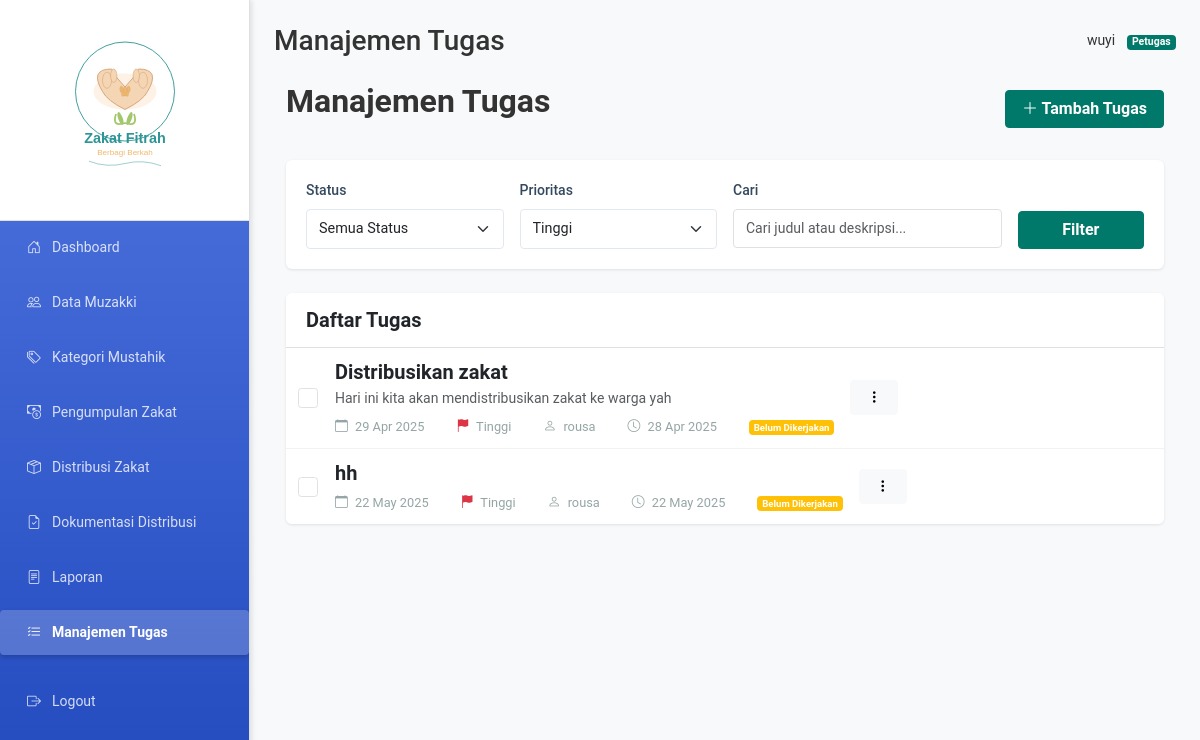
Page /views/tasks.php?priority=high (signed in) on the committed database.
### tables this page shows
CREATE TABLE `tasks` (
  `id` int(11) NOT NULL,
  `user_id` int(11) NOT NULL,
  `title` varchar(255) NOT NULL,
  `description` text DEFAULT NULL,
  `due_date` date DEFAULT NULL,
  `priority` enum('low','medium','high') DEFAULT 'medium',
  `status` enum('pending','in_progress','completed') DEFAULT 'pending',
  `created_at` timestamp NOT NULL DEFAULT current_timestamp(),
  `updated_at` timestamp NULL DEFAULT NULL ON UPDATE current_timestamp()
);

CREATE TABLE `users` (
  `id` int(11) NOT NULL,
  `username` varchar(50) NOT NULL,
  `password` varchar(255) NOT NULL,
  `nama_lengkap` varchar(100) DEFAULT NULL,
  `role` enum('admin','petugas','muzakki') NOT NULL DEFAULT 'muzakki',
  `created_at` datetime DEFAULT current_timestamp(),
  `status` enum('aktif','nonaktif') DEFAULT 'aktif',
  `email` varchar(100) DEFAULT NULL,
  `nomor_hp` varchar(20) DEFAULT NULL,
  `foto_profil` varchar(255) DEFAULT NULL,
  `last_login` datetime DEFAULT NULL,
  `updated_at` datetime DEFAULT NULL ON UPDATE current_timestamp()
);

### config/auth.php (called while the page is built, shortened)
<?php
require_once __DIR__ . '/database.php';
class Auth {
    public function __construct() {
        $database = new Database();
    }
    public function getUserRole() {
        return $_SESSION['user']['role'] ?? null;
    }
}
?>

### config/database.php (called while the page is built, shortened)
<?php
if (!class_exists('Database')) {
class Database {
    private $host = "localhost";
    private $db_name = "zakatfitrah";
    private $username = "root";
    private $password = "";
    public function getConnection() {
        $this->conn = null;
        try {
            $this->conn = new PDO(
                "mysql:host=" . $this->host . ";dbname=" . $this->db_name,
                $this->username,
                $this->password
            );
            $this->conn->setAttribute(PDO::ATTR_ERRMODE, PDO::ERRMODE_EXCEPTION);
            $this->conn->exec("set names utf8");
        } catch(PDOException $exception) {
            error_log("Connection error: " . $exception->getMessage());
            return null;
        }
        return $this->conn;
    }
}
}
?>

### middleware/auth_middleware.php (called while the page is built, shortened)
<?php
require_once __DIR__ . '/../config/auth.php';
class AuthMiddleware {
    private $auth;
    public function __construct() {
        $this->auth = new Auth();
    }
    public function isAdmin() {
        return $this->auth->getUserRole() === 'admin';
    }
}

### views/tasks.php (the view, shortened to what this page needs)
<?php
require_once '../middleware/auth_middleware.php';
require_once '../config/database.php';
require_once '../includes/functions.php';
$auth = new AuthMiddleware();
$auth->requireAuth();
$database = new Database();
$db = $database->getConnection();
$user_id = $auth->getUserId();
$is_admin = $auth->isAdmin();
$filter_status = $_GET['status'] ?? 'all';
$filter_priority = $_GET['priority'] ?? 'all';
$search = $_GET['search'] ?? '';
$query = "SELECT t.*, u.username, u.nama_lengkap FROM tasks t
         LEFT JOIN users u ON t.user_id = u.id WHERE 1=1";
$params = [];
if (!$is_admin) {
    $query .= " AND t.user_id = ?";
    $params[] = $user_id;
}
if ($filter_priority !== 'all') {
    $query .= " AND t.priority = ?";
    $params[] = $filter_priority;
}
$query .= " ORDER BY t.due_date ASC, t.priority DESC, t.created_at DESC";
$stmt = $db->prepare($query);
$stmt->execute($params);
$tasks = $stmt->fetchAll(PDO::FETCH_ASSOC);
?>
<div class="container mt-4">
    <div class="d-flex justify-content-between align-items-center mb-4">
        <h2>Manajemen Tugas</h2>
        <button class="btn btn-primary" data-bs-toggle="modal" data-bs-target="#createTaskModal">
            <i class="bi bi-plus-lg"></i> Tambah Tugas
        </button>
    </div>
    <div class="card mb-4">
        <div class="card-body">
            <form method="GET" class="row g-3">
                <div class="col-md-3">
                    <label class="form-label">Status</label>
                    <select class="form-select" name="status">
                        <option value="all" <?php echo $filter_status === 'all' ? 'selected' : ''; ?>>Semua Status</option>
                    </select>
                </div>
                <div class="col-md-3">
                    <label class="form-label">Prioritas</label>
                    <select class="form-select" name="priority">
                        <option value="high" <?php echo $filter_priority === 'high' ? 'selected' : ''; ?>>Tinggi</option>
                    </select>
                </div>
                <div class="col-md-4">
                    <label class="form-label">Cari</label>
                    <input type="text" class="form-control" name="search" value="<?php echo htmlspecialchars($search); ?>" placeholder="Cari judul atau deskripsi...">
                </div>
                <div class="col-md-2 d-flex align-items-end">
                    <button type="submit" class="btn btn-primary w-100">Filter</button>
                </div>
            </form>
        </div>
    </div>
    <div class="card">
        <div class="card-header bg-white">
            <h5 class="card-title mb-0">Daftar Tugas</h5>
        </div>
        <div class="card-body p-0">
            <?php if (empty($tasks)): ?>
                <div class="p-4 text-center text-muted">
                    <i class="bi bi-clipboard-check fs-1"></i>
                    <p class="mt-2">Tidak ada tugas ditemukan</p>
                </div>
            <?php else: ?>
                <div class="list-group list-group-flush">
                    <?php foreach ($tasks as $task): ?>
                        <div class="list-group-item task-item <?php echo $task['status'] === 'completed' ? 'completed' : ''; ?>" data-priority="<?php echo $task['priority']; ?>">
                            <div class="d-flex align-items-center">
                                <div class="me-3">
                                    <div class="form-check">
                                        <input class="form-check-input task-status-checkbox" type="checkbox"
                                            data-id="<?php echo $task['id']; ?>"
                                            <?php echo $task['status'] === 'completed' ? 'checked' : ''; ?>>
                                    </div>
                                </div>
                                <div class="flex-grow-1">
                                    <h5 class="task-title mb-1"><?php echo htmlspecialchars($task['title']); ?></h5>
                                    <div class="task-description text-muted mb-2">
                                        <?php echo htmlspecialchars($task['description']); ?>
                                    </div>
                                    <div class="task-meta d-flex flex-wrap gap-3">
                                        <div>
                                            <i class="bi bi-calendar"></i>
                                            <?php echo date('d M Y', strtotime($task['due_date'])); ?>
                                        </div>
                                        <div>
                                            <i class="bi bi-flag-fill priority-<?php echo $task['priority']; ?>"></i>
                                            <?php
                                                echo $task['priority'] === 'high' ? 'Tinggi' :
                                                    ($task['priority'] === 'medium' ? 'Sedang' : 'Rendah');
                                            ?>
                                        </div>
                                        <div>
                                            <i class="bi bi-person"></i>
                                            <?php echo htmlspecialchars($task['nama_lengkap'] ?: $task['username']); ?>
                                        </div>
                                        <div>
                                            <i class="bi bi-clock"></i>
                                            <?php echo date('d M Y', strtotime($task['created_at'])); ?>
                                        </div>
                                        <div>
                                            <span class="badge bg-<?php
                                                echo $task['status'] === 'completed' ? 'success' :
                                                    ($task['status'] === 'in_progress' ? 'primary' : 'warning');
                                            ?>">
                                                <?php
                                                    echo $task['status'] === 'completed' ? 'Selesai' :
                                                        ($task['status'] === 'in_progress' ? 'Dalam Proses' : 'Belum Dikerjakan');
                                                ?>
                                            </span>
                                        </div>
                                    </div>
                                </div>
                                <div class="ms-auto">
                                    <div class="dropdown">
                                        <button class="btn btn-sm btn-light" type="button" data-bs-toggle="dropdown">
                                            <i class="bi bi-three-dots-vertical"></i>
                                        </button>
                                    </div>
                                </div>
                            </div>
                        </div>
                    <?php endforeach; ?>
                </div>
            <?php endif; ?>
        </div>
    </div>
</div>
<?php
$base_path = '../';
$additional_css = "<link rel='stylesheet' href='{$base_path}assets/css/tasks.css'>";
include '../views/templates/layout.php';
?>

### assets/css/custom.css (style rules this page uses)
:root { --zakat-primary: #2E7D32; --zakat-primary-light: #4CAF50; --zakat-primary-dark: #1B5E20; --zakat-secondary: #FF8F00; --zakat-accent: #1565C0; --zakat-warning: #F57C00; --zakat-danger: #D32F2F; --zakat-success: #388E3C; --zakat-info: #0288D1; --zakat-light: #F5F5F5; --zakat-dark: #212121; --zakat-grey: #757575; --zakat-white: #FFFFFF; --font-primary: 'Nunito', 'Segoe UI', Roboto, -apple-system, sans-serif; --font-secondary: 'Nunito Sans', Arial, sans-serif; --spacing-xs: 0.25rem; --spacing-sm: 0.5rem; --spacing-md: 1rem; --spacing-lg: 1.5rem; --spacing-xl: 2rem; --border-radius-sm: 0.25rem; --border-radius-md: 0.5rem; --border-radius-lg: 1rem; --shadow-sm: 0 1px 3px rgba(0,0,0,0.12), 0 1px 2px rgba(0,0,0,0.24); --shadow-md: 0 3px 6px rgba(0,0,0,0.16), 0 3px 6px rgba(0,0,0,0.23); --shadow-lg: 0 10px 20px rgba(0,0,0,0.19), 0 6px 6px rgba(0,0,0,0.23); --transition-fast: all 0.2s ease; --transition-normal: all 0.3s ease; --transition-slow: all 0.5s ease; }
body { font-family: var(--font-primary); color: var(--zakat-dark); background-color: #f8f9fa; line-height: 1.6; margin: 0; padding: 0; overflow-x: hidden; }
h1, h2, h3, h4, h5, h6 { font-weight: 700; margin-bottom: var(--spacing-md); }
.btn-primary { background-color: var(--zakat-primary); border-color: var(--zakat-primary); }
.btn { border-radius: var(--border-radius-sm); transition: var(--transition-fast); }
.card { border: none; border-radius: var(--border-radius-md); box-shadow: var(--shadow-sm); margin-bottom: var(--spacing-lg); transition: var(--transition-fast); overflow: hidden; }
.card-header { background-color: var(--zakat-white); border-bottom: 1px solid rgba(0,0,0,0.05); padding: var(--spacing-md) var(--spacing-lg); }
.card-body { padding: var(--spacing-lg); }
.form-control { border-radius: var(--border-radius-sm); border: 1px solid #ced4da; padding: 0.5rem 0.75rem; transition: var(--transition-fast); }
.form-label { font-weight: 600; margin-bottom: var(--spacing-xs); color: var(--zakat-dark); }
.badge { font-weight: 600; padding: 0.25em 0.5em; border-radius: var(--border-radius-sm); }
:root { --primary-color: #4e73df; --primary-dark: #375bce; --secondary-color: #858796; --success-color: #1cc88a; --info-color: #36b9cc; --warning-color: #f6c23e; --danger-color: #e74a3b; --light-color: #f8f9fc; --dark-color: #5a5c69; }
body { font-family: 'Nunito', -apple-system, BlinkMacSystemFont, 'Segoe UI', Roboto, 'Helvetica Neue', Arial, sans-serif; font-size: 0.875rem; background-color: #f8f9fc; color: #5a5c69; }
.card { border: none; border-radius: 0.35rem; box-shadow: 0 0.15rem 1.75rem 0 rgba(58, 59, 69, 0.1); margin-bottom: 1.5rem; }
.card-header { background-color: #f8f9fc; border-bottom: 1px solid #e3e6f0; padding: 0.75rem 1.25rem; }
.card-body { padding: 1.25rem; }
.form-label { font-weight: 600; margin-bottom: 0.5rem; }
.btn-primary { background-color: var(--primary-color); border-color: var(--primary-color); }
:root { --primary: #2c3e50; --secondary: #34495e; --success: #27ae60; --info: #3498db; --warning: #f39c12; --danger: #e74c3c; --light: #ecf0f1; --dark: #1a252f; --gray: #95a5a6; --sidebar-width: 250px; --sidebar-collapsed: 70px; --header-height: 60px; --footer-height: 50px; }
body { font-family: 'Nunito', -apple-system, BlinkMacSystemFont, "Segoe UI", Roboto, "Helvetica Neue", Arial, sans-serif; color: #333; background-color: #f5f8fa; min-height: 100vh; display: flex; flex-direction: column; }
.card { border: none; border-radius: 0.5rem; box-shadow: 0 2px 10px rgba(0,0,0,0.05); transition: transform 0.2s, box-shadow 0.2s; margin-bottom: 1.5rem; }
.card-header { background-color: rgba(0,0,0,0.02); border-bottom: 1px solid rgba(0,0,0,0.05); font-weight: 600; }
.btn { border-radius: 0.25rem; font-weight: 600; padding: 0.375rem 1rem; transition: all 0.2s; }
.btn-primary { background-color: var(--primary); border-color: var(--primary); }
.form-control, .form-select { border-radius: 0.25rem; border: 1px solid #e2e8f0; padding: 0.5rem 0.75rem; font-size: 0.9rem; }
.form-label { font-weight: 600; color: var(--secondary); margin-bottom: 0.5rem; }
.task-item { display: flex; align-items: center; padding: 0.75rem; border-bottom: 1px solid rgba(0,0,0,0.05); transition: background-color 0.2s; }
.task-title { margin-bottom: 0.25rem; font-weight: 600; }
.task-meta { display: flex; font-size: 0.8rem; color: var(--gray); }
.task-meta > div { margin-right: 1rem; }
.task-meta i { margin-right: 0.25rem; }
.priority-high { color: var(--danger); }

### rows in the picture
tasks: title "Distribusikan zakat", description "Hari ini kita akan mendistribusikan zakat ke warga yah", due_date "29 Apr 2025", priority "Tinggi", user.nama_lengkap "rousa", created_at "28 Apr 2025", shows "Belum Dikerjakan"
tasks: title "hh", due_date "22 May 2025", priority "Tinggi", user.nama_lengkap "rousa", created_at "22 May 2025", shows "Belum Dikerjakan"

### other values in the picture
$page_title "Manajemen Tugas"
$_SESSION['user']['username'] "wuyi"
$_SESSION['user']['role'] "Petugas"
